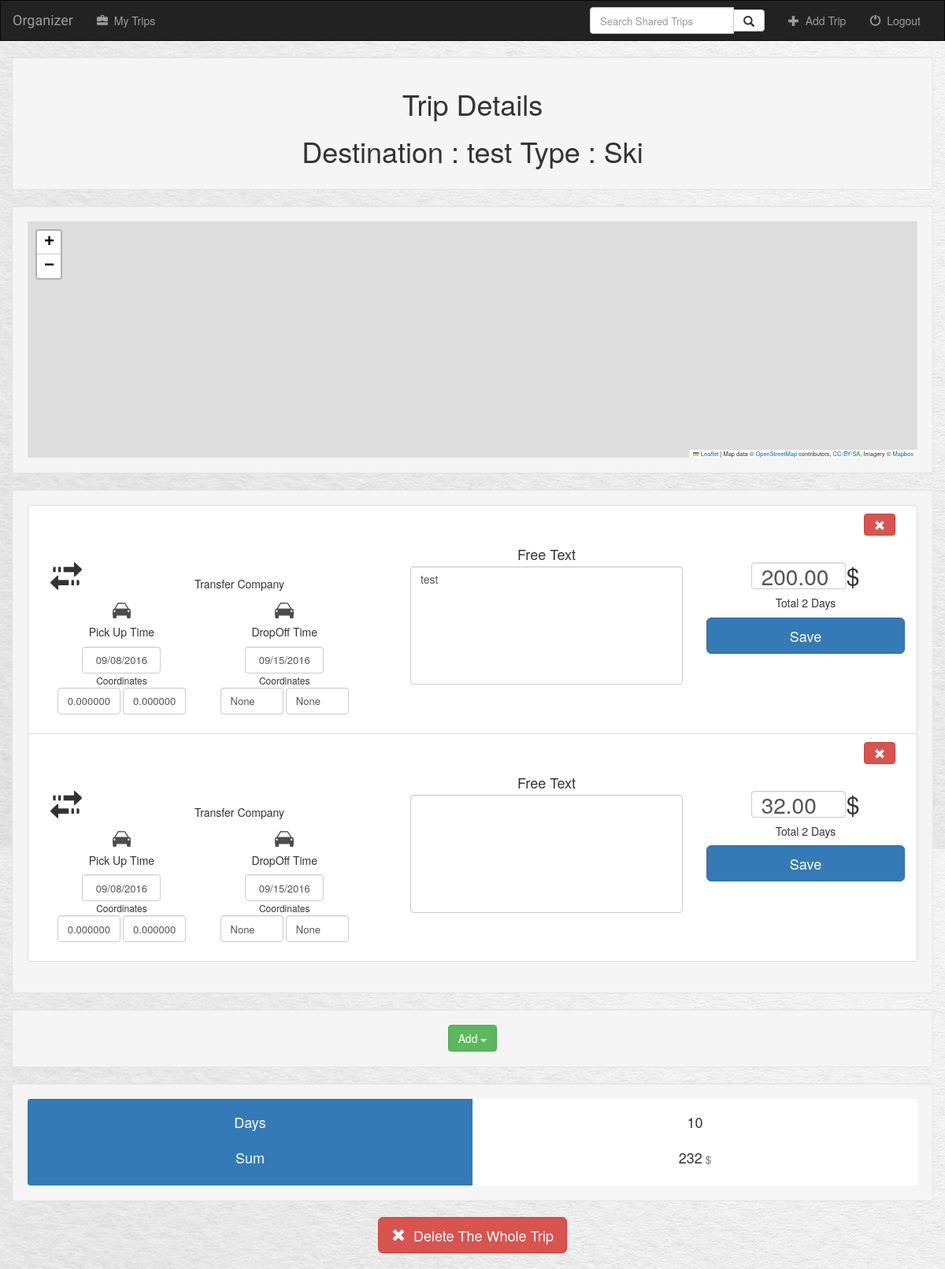
Page /organizer/trip/9/ (signed in) on the committed database.
### organizer/models.py (models this page shows, shortened)
class NewTrip(models.Model):
	user = models.ForeignKey(User, default=1)
	shared = models.BooleanField(default=False)
	destination = models.CharField(max_length=200)
	startDate = models.DateField(null=True, blank=True)
	endDate = models.DateField(null=True, blank=True)
	trip_picture = models.ImageField(null=True, blank=True)
	trip_type = models.ForeignKey(TripType, default=DEFAULT_TRIP_TYPE, on_delete=models.SET_DEFAULT, blank=True)

class TripType(models.Model):
	type_name = models.CharField(max_length=20)
	def __str__(self):
		return self.type_name

class Node(models.Model):
	type = models.ForeignKey(NodeType, default=DEFAULT_TRIP_TYPE, on_delete=models.SET_DEFAULT, blank=True)
	startDate = models.DateField(null=True, blank=True)
	endDate = models.DateField(null=True, blank=True)
	price = models.DecimalField(max_digits=10, decimal_places=2, null=True, blank=True)
	trip = models.ForeignKey(NewTrip, default=None, on_delete=models.SET_DEFAULT, blank=True, null=True)
	text = models.CharField(max_length=1000)
	lat = models.DecimalField(null = True, max_digits=9, decimal_places=6)
	lng = models.DecimalField(null = True, max_digits=9, decimal_places=6)
	departure_lat = models.DecimalField(null = True, max_digits=9, decimal_places=6)
	departure_lng = models.DecimalField(null = True, max_digits=9, decimal_places=6)
	arrival_lat = models.DecimalField(null = True, max_digits=9, decimal_places=6)
	arrival_lng = models.DecimalField(null = True, max_digits=9, decimal_places=6)
	sequance_in_trip = models.IntegerField(null=True)

### organizer/views.py (the view)
# urls.py: url(r'^trip/(?P<trip_id>[0-9]+)/$', views.details2, name='detail'),
def details2(request, trip_id):
	if not request.user.is_authenticated():
		trip = get_object_or_404(NewTrip, pk=trip_id)
		nodes = Node.objects.filter(trip=trip.pk)
		return render(request, 'organizer/details2.html', {'trip' : trip, 'nodes': nodes})
	else:
		trip = get_object_or_404(NewTrip, pk=trip_id)
		nodes = Node.objects.filter(trip=trip.pk)
		types = NodeType.objects.all()
		loged_user = request.user
		if trip.user == request.user:
			return render(request, 'organizer/details2.html', {'trip' : trip, "can_delete": True ,'loged_user': loged_user, 'nodes': nodes, 'types' : types})
		else:
			return render(request, 'organizer/details2.html', {'trip' : trip, 'loged_user': loged_user, 'nodes': nodes})

### organizer/templates/organizer/details2.html (shortened to what this page needs)
{% extends 'organizer/base.html'%}
{% load staticfiles %}
{% block body %}
	<div class="container">
		<div class="row">
				<div class="col-xs-12 well">
					<h1 class="text-center">Trip Details<h1>
					Destination : {{ trip.destination }}
					Type : {{ trip.trip_type }}
				</div>
		</div>
		<div class="row">
			<div class="well col-xs-12">
				<div id="mapid"></div>
			</div>
			<div class="well col-xs-12">
					<div class="list-group">
						{% for node in nodes %}
							<div class="list-group-item items">
							{% if node.type.type_name == "Flight" %}
								{% include 'organizer/flight_item.html' %}
							{% elif node.type.type_name == "Hotel" %}
								{% include 'organizer/hotel_item.html' %}
							{% elif node.type.type_name == "Transport" %}
								{% include 'organizer/transfer_item.html' %}
							{% endif %}
							</div>
						{% endfor %}
					</div>
			</div>
		</div>
		{% if can_delete %}
		 <div class="row">
			<div class="col-xs-12 well">
				<div class = "btn-group">
				   <button type = "button" class = "btn btn-success dropdown-toggle" data-toggle = "dropdown">
					  Add
					  <span class = "caret"></span>
				   </button>
				</div>
			</div>
		</div>
		{% endif %}
		<div class="row">
			<div class="well">
				<div class=" col-xs-6 text-center total-heading-col">
					<h4 class="list-group-item-heading total-heading"> Days </h4>
					<h4 class="list-group-item-heading total-heading"> Sum </h4>
				</div>
				<div class="col-xs-6 text-center total-value-col">
					<h4 class="list-group-item-heading total-value"> 10 </h4>
					<h4 class="list-group-item-heading total-value"> <span id="totalSum" ></span><small> $ </small></h4>
				</div>
			</div>
		</div>
		<div class="row">
		{% if can_delete %}
			<div class="col-xs-12">
			 <form action="{% url 'organizer:delete_trip' trip.id %}" method="post" style="display: inline;">
				<button type="submit" class="btn btn-danger  btn-primary btn-lg">
					<span class="glyphicon glyphicon-remove"></span>&nbsp; Delete The Whole Trip
				</button>
			</form>
			</div>
			{% endif %}
		</div>
	</div>
{% endblock %}

### organizer/templates/organizer/transfer_item.html (shortened to what this page needs)
{% load staticfiles %}
<div class="transport">
<div class="row">
	<div class=" col-xs-offset-11 col-xs-1 delete-item">
		<form action="{% url 'organizer:node_delete' trip.id %}" method="post">
			<button type="submit" class="btn btn-danger "/>
				<span class="glyphicon glyphicon-remove"></span>
		</form>
	</div>
</div>
<div class="row">
	<form class="item-form" name="input" action="{% url 'organizer:node_edit_json' trip.id %}" method="post">
		<div class="col-xs-12 col-sm-5">
			<div><i class="btn glyphicon glyphicon-transfer item-type-icon"></i></div>
			<h5 class="hotel-name">Transfer Company</h5>
			<div class="pickup"><img src="{% static 'organizer/icons/car.svg' %}" class="departure-icon" height="20" ></img>
				<h5>Pick Up Time</h5>
				<input size="5" class="date form-control" name="startDate" type="text" value="{{ node.startDate|date:'m/d/Y' }}">
				<div class="coordinates departure-coor">
					<div>Coordinates</div>
					<input type="text" class="form-control coordinate" value="{{node.departure_lat}}" name="departure_lat"></input>
					<input type="text" class="form-control coordinate" value="{{node.departure_lng}}" name="departure_lng"></input>
				</div>
			</div>
			<div class="dropoff"><div class="booking-item-departure"><img src="{% static 'organizer/icons/car.svg' %}" class="departure-icon" height="20" ></img></div>
				<h5>DropOff Time</h5>
				<input size="5" class="date input-price form-control" name="endDate" type="text" value="{{ node.endDate|date:'m/d/Y' }}">
				<div class="coordinates arrival-coor">
					<div>Coordinates</div>
					<input type="text" class="form-control coordinate" value="{{node.arrival_lat}}" name="arrival_lat"></input>
					<input type="text" class="form-control coordinate" value="{{node.arrival_lng}}" name="arrival_lng"></input>
				</div>
			</div>
		</div>
		<div class="col-xs-12 col-sm-4">
			<h4 class="list-group-item-heading"> Free Text </h4>
			<textarea name="text"  class=" form-control list-group-item-text free-text ">{{node.text}}</textarea>
		</div>
		<div class="col-xs-12 col-sm-3 text-center">
			<h2><input class="form-control price input-price" type="text" name="price" value="{{ node.price }}"/><span class="currency">$<span></h2>
			<h5>Total 2 Days</h5>
			<input type="submit" value="Save" class="btn btn-primary btn-lg  btn-block btn-save"/>
		</div>
	</form>
</div>
</div>

### organizer/static/organizer/style.css (style rules this page uses)
body { background: white url("image/paper_background.jpg"); padding-bottom: 20px; }
.date { text-align: center; width: 100px; display: inline; }
textarea.form-control { height: 150px; resize: none; }
.form-control { font-size: 13px; }
label, div { display: block; text-align: center; line-height: 150%; }
.glyphicon-plane, .glyphicon-transfer { font-size: 40px; top: 4px; }
.flight-number, .hotel-name { padding-top: 30px; }
.item-type-icon { float:left; }
.flight-departure, .flight-arrival, .pickup, .dropoff { float: left; width: 47%; font-size: 12px; }
.flight-departure, .pickup { clear: left; }
.list-group-item-text { font-size: 14px; }
.price { font-size: 28px; width: 120px; }
.input-price { display: inline; }
.currency { padding: 6px 1px; font-size: 30px; }
.total-heading-col { background-color: #337ab7; color: white; padding: 10px; border-radius: 4px 0 0 4px; }
.total-heading { padding: 10px 5px; }
.total-value-col { background-color: white; padding: 10px; border-radius: 0 4px 4px 0; }
.total-value { padding: 10px 5px; }
.coordinate { width: 80px; display: inline; }
#mapid { height: 300px; }

### rows in the picture
NewTrip: destination "test", trip_type "Ski"
Node: startDate "09/08/2016", departure_lat "0.000000", departure_lng "0.000000", endDate "09/15/2016", arrival_lat "None", arrival_lng "None", text "test", price "200.00"
Node: startDate "09/08/2016", departure_lat "0.000000", departure_lng "0.000000", endDate "09/15/2016", arrival_lat "None", arrival_lng "None", price "32.00"
